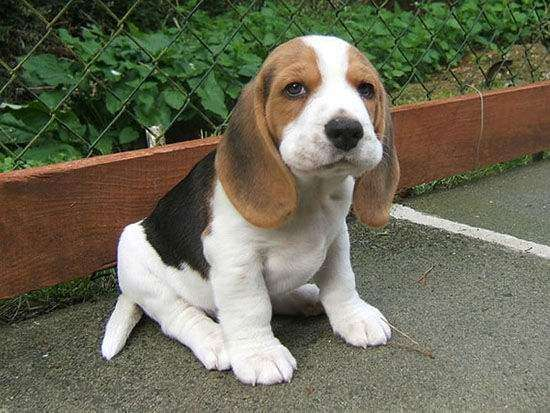
#> input picture heimaAI/CNN/object-detection/dog.jpeg, 550 x 413 px
$ python 00-metrics.py
#> lines starting #> are read from the running program, lines starting #| are printed output that depends on the picture
import numpy as np
import matplotlib.pyplot as plt
import matplotlib.patches as patches
# 定义方法计算IOU
def Iou(box1, box2, wh=False):
    # 判断bbox的表示形式
    if wh == False:
        # 使用极坐标形式表示：直接获取两个bbox的坐标
        xmin1, ymin1, xmax1, ymax1 = box1
        xmin2, ymin2, xmax2, ymax2 = box2
    else:
        # 使用中心点形式表示： 获取两个两个bbox的极坐标表示形式
        # 第一个框左上角坐标
        xmin1, ymin1 = int(box1[0] - box1[2] / 2.0), int(box1[1] - box1[3] / 2.0)
        # 第一个框右下角坐标
        xmax1, ymax1 = int(box1[0] + box1[2] / 2.0), int(box1[1] + box1[3] / 2.0)
        # 第二个框左上角坐标
        xmin2, ymin2 = int(box2[0] - box2[2] / 2.0), int(box2[1] - box2[3] / 2.0)
        # 第二个框右下角坐标
        xmax2, ymax2 = int(box2[0] + box2[2] / 2.0), int(box2[1] + box2[3] / 2.0)
    # 获取矩形框交集对应的左上角和右下角的坐标（intersection）
    xx1 = np.max([xmin1, xmin2])
    yy1 = np.max([ymin1, ymin2])
    xx2 = np.min([xmax1, xmax2])
    yy2 = np.min([ymax1, ymax2])
    # 计算两个矩形框面积
    area1 = (xmax1 - xmin1) * (ymax1 - ymin1)
    area2 = (xmax2 - xmin2) * (ymax2 - ymin2)
    # 计算交集面积
    inter_area = (np.max([0, xx2 - xx1])) * (np.max([0, yy2 - yy1]))
    # 计算交并比
    iou = inter_area / (area1 + area2 - inter_area + 1e-6)
    return iou
# 真实框与预测框
True_bbox, predict_bbox = [100, 35, 398, 400], [40, 150, 355, 398]
# bbox是bounding box的缩写
img = plt.imread('dog.jpeg')
#> img is the input picture: shape (413, 550, 3); mean R, G, B 108.5, 107.6, 88
fig = plt.imshow(img)
# 将边界框(左上x, 左上y, 右下x, 右下y)格式转换成matplotlib格式：((左上x, 左上y), 宽, 高)
# 真实框绘制
fig.axes.add_patch(plt.Rectangle(
    xy=(True_bbox[0], True_bbox[1]), width=True_bbox[2]-True_bbox[0], height=True_bbox[3]-True_bbox[1],
    fill=False, edgecolor="blue", linewidth=2))
# 预测框绘制
fig.axes.add_patch(plt.Rectangle(
    xy=(predict_bbox[0], predict_bbox[1]), width=predict_bbox[2]-predict_bbox[0], height=predict_bbox[3]-predict_bbox[1],
    fill=False, edgecolor="red", linewidth=2))
plt.show()
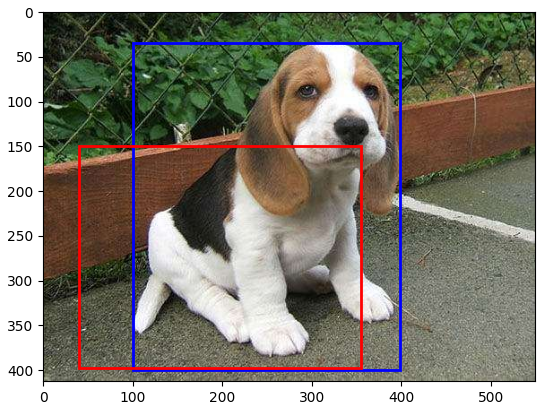
#> figure drawn by matplotlib, 1 panel
print(Iou(True_bbox,predict_bbox))
